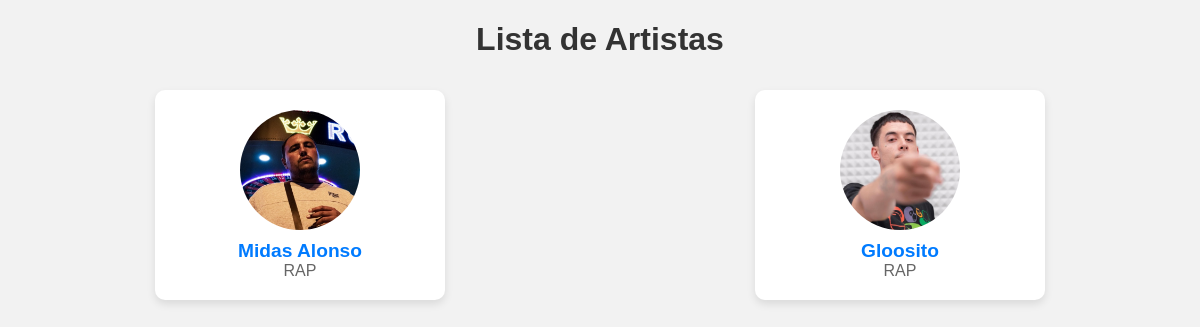
Screenshot of /artists/ with the database file from the repository.
### MusicArchive/models.py (models this page shows, shortened)
class Artist(models.Model):
    name = models.CharField(max_length=200)
    genre = models.ForeignKey(Genre, on_delete=models.CASCADE)
    image = models.ImageField(upload_to='artist_images/', null=True, blank=True)
    description = models.TextField(blank=True)  # Added description field

class Genre(models.Model):
    name = models.CharField(max_length=100)
    description = models.TextField()
    image = models.ImageField(upload_to='artist_images/', null=True, blank=True)

### MusicArchive/views.py (the view)
# urls.py: path('artists/', views.artist_list, name='artist_list'),
def artist_list(request):
    artists = Artist.objects.all()
    return render(request, 'artist_list.html', {'artists': artists})

### MusicArchive/templates/artist_list.html (shortened to what this page needs)
{% load static %}
<!DOCTYPE html>
<html>
<head>
    <link rel="stylesheet" href="{% static '/css/styles.css' %}">
</head>
<body>
    <h1>Lista de Artistas</h1>
    <ul class="artist-list">
        {% for artist in artists %}
            <li class="artist-item">
                <div class="artist-info">
                    <img src="{{ artist.image.url }}" alt="{{ artist.name }} image" class="artist-image">
                    <a href="{% url 'artist_detail' artist.id %}" class="artist-name">{{ artist.name }}</a>
                    <p class="artist-genre">{{ artist.genre.name }}</p>
                </div>
            </li>
        {% endfor %}
    </ul>
</body>
</html>

### MusicArchive/static/css/styles.css (style rules this page uses)
body { font-family: Arial, sans-serif; margin: 0; padding: 0; background-color: #f2f2f2; }
h1 { text-align: center; color: #333; }
ul.artist-list { list-style: none; padding: 0; display: flex; flex-wrap: wrap; justify-content: space-around; }
li.artist-item { background-color: #fff; margin: 10px; padding: 20px; border-radius: 10px; box-shadow: 0 4px 8px rgba(0, 0, 0, 0.1); transition: transform 0.3s ease-in-out; text-align: center; width: 250px; }
.artist-info { display: flex; flex-direction: column; align-items: center; }
.artist-image { width: 120px; height: 120px; object-fit: cover; border-radius: 50%; margin-bottom: 10px; }
.artist-name { text-decoration: none; color: #007bff; font-weight: bold; font-size: 1.2em; margin: 0; }
.artist-genre { color: #666; font-size: 1em; margin: 0; }

### rows the page displays
Artist: image (picture), name "Midas Alonso", genre.name "RAP"
Artist: image (picture), name "Gloosito", genre.name "RAP"
